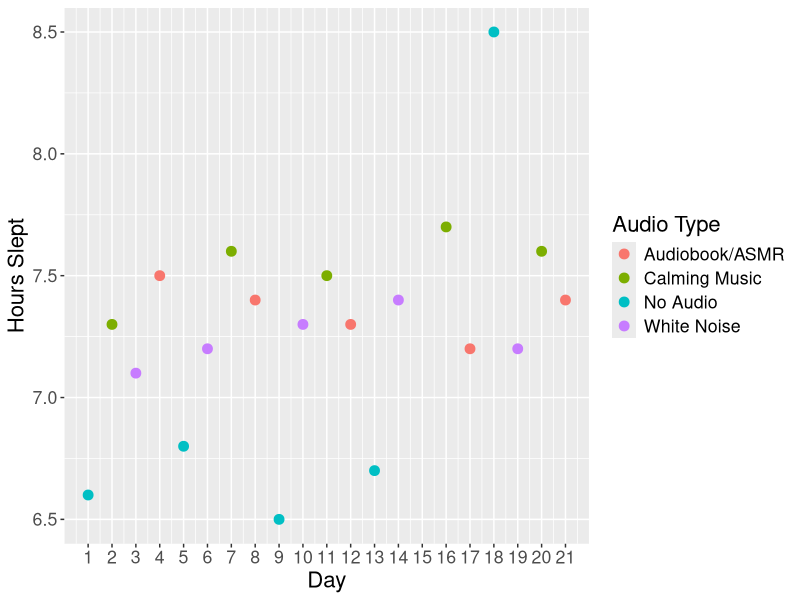
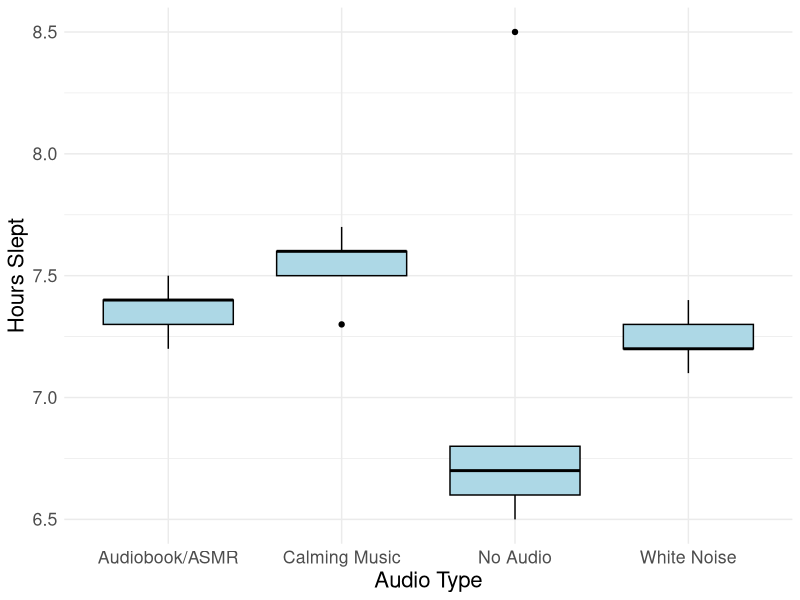
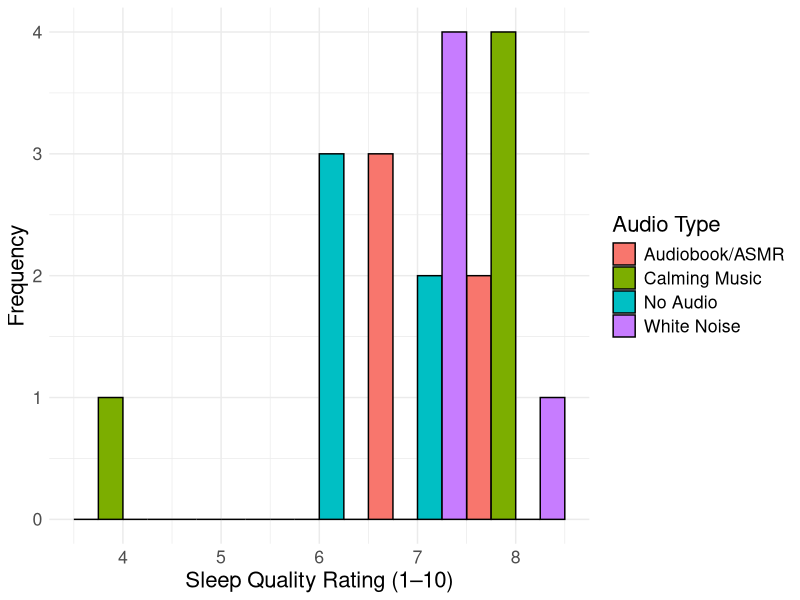

Write the R code that produced these figures, in order.
## ---- chunk 1
library(readxl)
library(ggplot2)

sleep_data <- read_excel("Project Sleep Data.xlsx")
sleep_data1 <- subset(sleep_data, `Audio Type` != "NULL" & Day != 15)
sleep_data1$`Hours Slept` <- as.numeric(sleep_data1$`Hours Slept`)
head(sleep_data)
## ---- chunk 2
ggplot(data = sleep_data1,
       aes(x = Day, y = `Hours Slept`, color = `Audio Type`)) +
  geom_point(size = 3) +
  labs(x = "Day", y = "Hours Slept", color = "Audio Type") +
  scale_x_continuous(breaks = 1:21) +
  theme(text = element_text(size = 16))
## ---- chunk 3
ggplot(data = sleep_data1,
       aes(x = `Audio Type`, y = `Hours Slept`)) +
  geom_boxplot(fill = "lightblue", color = "black") +
  labs(x = "Audio Type", y = "Hours Slept") +
  theme_minimal() +
  theme(text = element_text(size = 16))
## ---- chunk 4
ggplot(data = sleep_data1,
       aes(x = as.numeric(`Quality (1–10)`), fill = `Audio Type`)) +
  geom_histogram(binwidth = 1, boundary = 0.5,
                 position = "dodge", color = "black") +
  labs(x = "Sleep Quality Rating (1–10)", y = "Frequency", fill = "Audio Type") +
  theme_minimal() +
  theme(text = element_text(size = 16))
## ---- chunk 5
quality_anova <- aov(as.numeric(`Quality (1–10)`) ~ `Audio Type`,
                    data = sleep_data1)

summary(quality_anova)
## ---- chunk 6
hours_anova <- aov(as.numeric(`Hours Slept`) ~ `Audio Type`,
                   data = sleep_data1)

summary(hours_anova)
